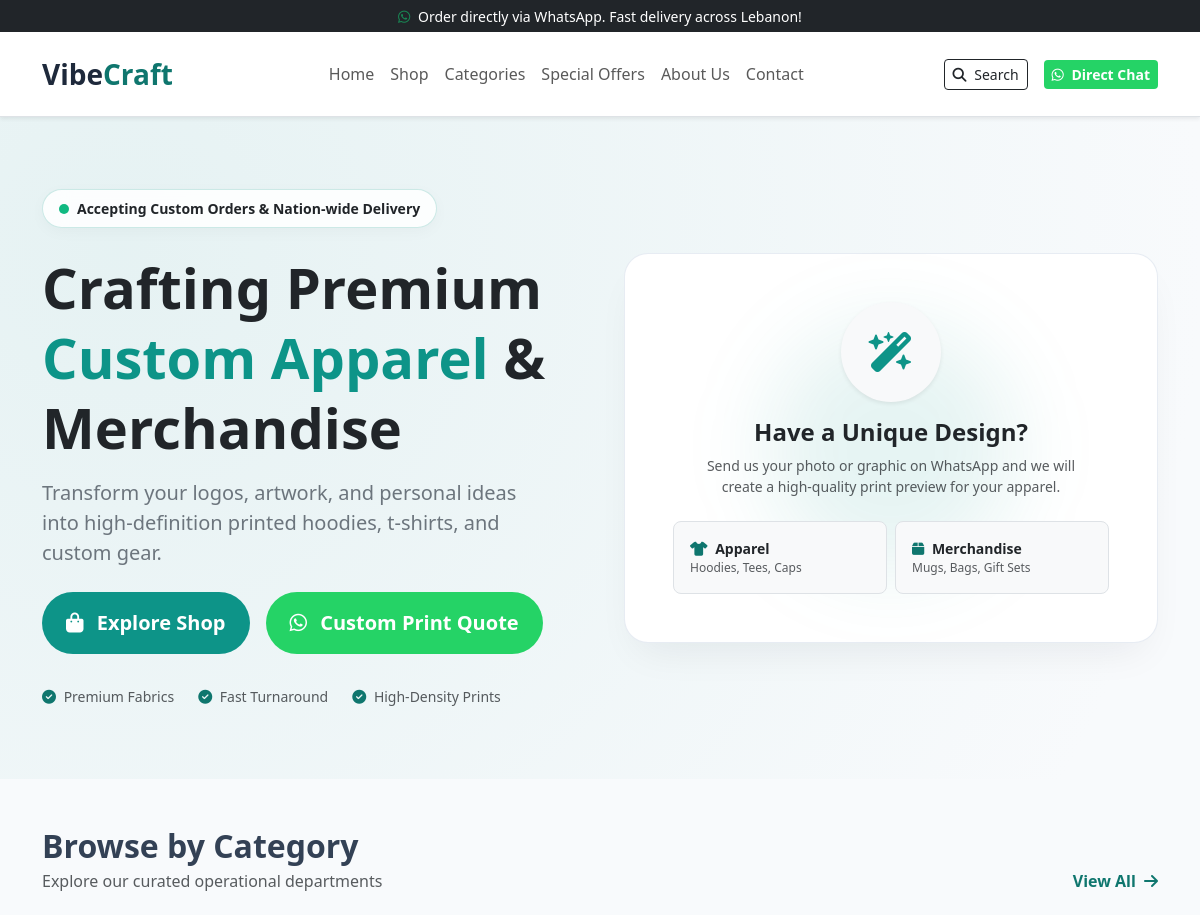
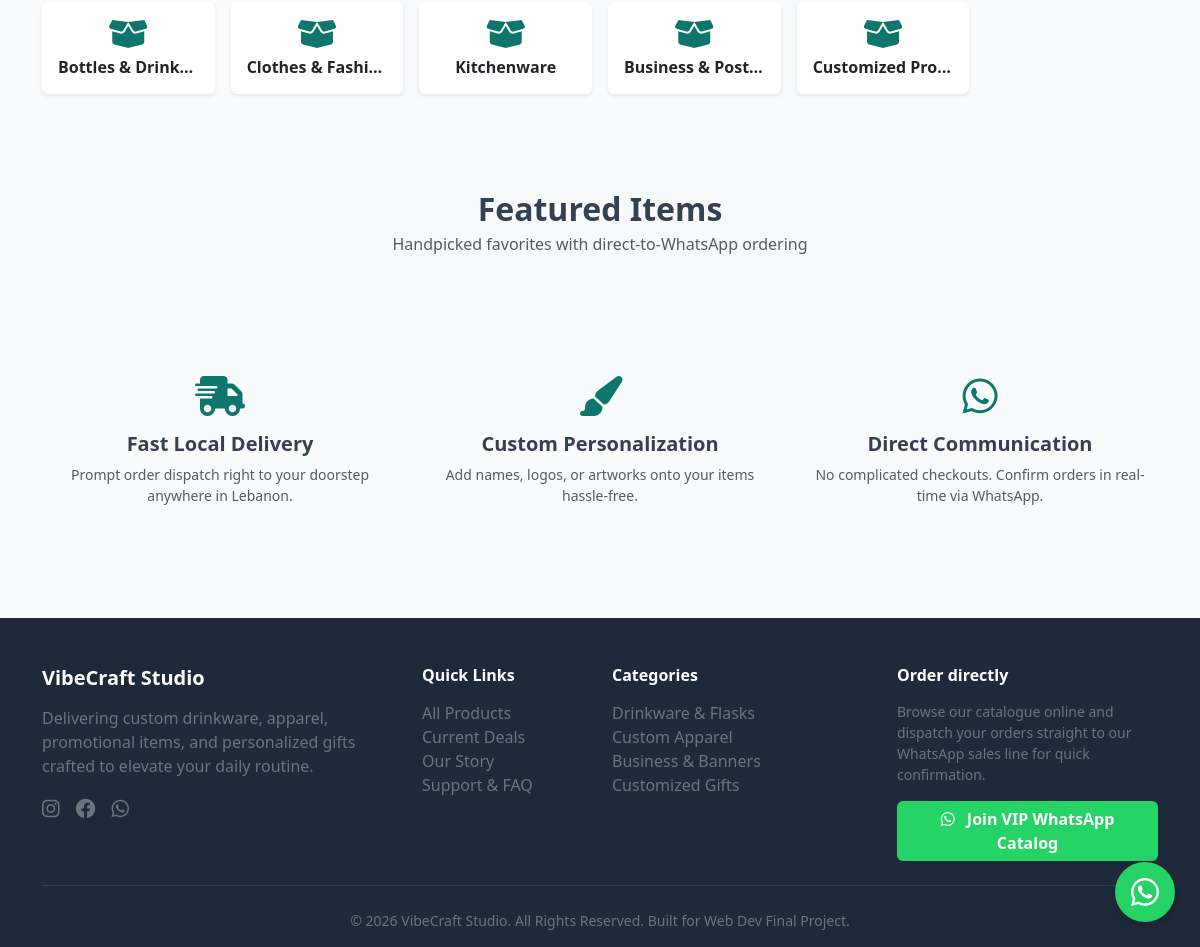
The page / on the database its author committed (2 pictures, top to bottom).
### tables this page shows
CREATE TABLE IF NOT EXISTS `categories` (
  `id` INT AUTO_INCREMENT PRIMARY KEY,
  `name` VARCHAR(100) NOT NULL,
  `slug` VARCHAR(100) NOT NULL UNIQUE,
  `description` TEXT NULL,
  `image` VARCHAR(255) DEFAULT 'default-category.jpg',
  `created_at` TIMESTAMP DEFAULT CURRENT_TIMESTAMP
);

### index.php (the view, shortened to what this page needs)
<?php
require_once 'includes/header.php';
$cat_query = "SELECT * FROM categories LIMIT 6";
$cat_result = mysqli_query($conn, $cat_query);
?>
<section class="hero-wrapper py-5 py-lg-6">
    <div class="container py-4">
        <div class="row align-items-center g-5">
            <div class="col-lg-6 text-center text-lg-start">
                <div class="d-inline-flex align-items-center px-3 py-2 rounded-pill hero-badge-glass mb-4">
                    <span class="pulse-indicator me-2"></span>
                    <span class="text-dark small fw-semibold">Accepting Custom Orders & Nation-wide Delivery</span>
                </div>
                <h1 class="display-4 fw-bold text-dark lh-sm mb-3">
                    Crafting Premium <br class="d-none d-md-inline">
                    <span style="color: #0d9488;">Custom Apparel</span> & Merchandise
                </h1>
                <p class="lead text-secondary mb-4 pe-lg-4 fs-5">
                    Transform your logos, artwork, and personal ideas into high-definition printed hoodies, t-shirts, and custom gear.
                </p>
                <div class="d-flex flex-wrap justify-content-center justify-content-lg-start gap-3 mb-4">
                    <a href="shop.php" class="btn hero-btn-primary btn-lg px-4 py-3 rounded-pill fw-bold">
                        <i class="fas fa-bag-shopping me-2"></i> Explore Shop
                    </a>
                    <a href="https://wa.me/<?php echo isset($wa_phone) ? preg_replace('/[^0-9]/', '', $wa_phone) : ''; ?>?text=Hello!%20I%20want%20to%20ask%20about%20a%20custom%20print."
                       target="_blank"
                       class="btn hero-btn-whatsapp btn-lg px-4 py-3 rounded-pill fw-bold">
                        <i class="fab fa-whatsapp me-2"></i> Custom Print Quote
                    </a>
                </div>
                <div class="d-flex align-items-center justify-content-center justify-content-lg-start gap-4 pt-2 text-muted small">
                    <div><i class="fas fa-check-circle text-teal me-1" style="color: #0d9488;"></i> Premium Fabrics</div>
                    <div><i class="fas fa-check-circle text-teal me-1" style="color: #0d9488;"></i> Fast Turnaround</div>
                    <div><i class="fas fa-check-circle text-teal me-1" style="color: #0d9488;"></i> High-Density Prints</div>
                </div>
            </div>
            <div class="col-lg-6">
                <div class="showcase-card p-4 p-md-5 text-center position-relative">
                    <div class="position-absolute top-50 start-50 translate-middle rounded-circle"
                         style="width: 250px; height: 250px; background: rgba(13, 148, 136, 0.1); filter: blur(40px); z-index: 0;"></div>
                    <div class="position-relative z-1">
                        <div class="d-inline-flex align-items-center justify-content-center bg-light rounded-circle mb-3 p-4 shadow-sm" style="width: 100px; height: 100px;">
                            <i class="fas fa-wand-magic-sparkles fs-1" style="color: #0d9488;"></i>
                        </div>
                        <h4 class="fw-bold text-dark mb-2">Have a Unique Design?</h4>
                        <p class="text-muted small mb-4 px-md-4">
                            Send us your photo or graphic on WhatsApp and we will create a high-quality print preview for your apparel.
                        </p>
                        <div class="row g-2 text-start">
                            <div class="col-6">
                                <div class="p-3 bg-light rounded-3 border">
                                    <div class="fw-bold text-dark small"><i class="fas fa-shirt text-teal me-1" style="color: #0d9488;"></i> Apparel</div>
                                    <div class="text-muted extra-small" style="font-size: 0.75rem;">Hoodies, Tees, Caps</div>
                                </div>
                            </div>
                            <div class="col-6">
                                <div class="p-3 bg-light rounded-3 border">
                                    <div class="fw-bold text-dark small"><i class="fas fa-box text-teal me-1" style="color: #0d9488;"></i> Merchandise</div>
                                    <div class="text-muted extra-small" style="font-size: 0.75rem;">Mugs, Bags, Gift Sets</div>
                                </div>
                            </div>
                        </div>
                    </div>
                </div>
            </div>
        </div>
    </div>
</section>
<section class="py-5">
    <div class="container">
        <div class="d-flex justify-content-between align-items-end mb-4">
            <div>
                <h2 class="fw-bold mb-1">Browse by Category</h2>
                <p class="text-muted mb-0">Explore our curated operational departments</p>
            </div>
            <a href="categories.php" class="text-teal text-decoration-none fw-semibold">View All <i class="fas fa-arrow-right ms-1"></i></a>
        </div>
        <div class="row g-3">
            <?php while($cat = mysqli_fetch_assoc($cat_result)): ?>
                <div class="col-6 col-md-4 col-lg-2">
                    <a href="shop.php?category=<?php echo $cat['slug']; ?>" class="text-decoration-none">
                        <div class="card h-100 border-0 shadow-sm text-center p-3 text-dark">
                            <i class="fas fa-box-open fs-2 text-teal mb-2"></i>
                            <h6 class="fw-bold mb-0 text-truncate"><?php echo htmlspecialchars($cat['name']); ?></h6>
                        </div>
                    </a>
                </div>
            <?php endwhile; ?>
        </div>
    </div>
</section>
<section class="py-5 bg-light">
    <div class="container">
        <h2 class="fw-bold text-center mb-1">Featured Items</h2>
        <p class="text-muted text-center mb-5">Handpicked favorites with direct-to-WhatsApp ordering</p>
    </div>
</section>
<section class="py-5">
    <div class="container">
        <div class="row text-center g-4">
            <div class="col-md-4">
                <i class="fas fa-truck-fast fs-1 text-teal mb-3"></i>
                <h5 class="fw-bold">Fast Local Delivery</h5>
                <p class="text-muted small">Prompt order dispatch right to your doorstep anywhere in Lebanon.</p>
            </div>
            <div class="col-md-4">
                <i class="fas fa-paintbrush fs-1 text-teal mb-3"></i>
                <h5 class="fw-bold">Custom Personalization</h5>
                <p class="text-muted small">Add names, logos, or artworks onto your items hassle-free.</p>
            </div>
            <div class="col-md-4">
                <i class="fab fa-whatsapp fs-1 text-teal mb-3"></i>
                <h5 class="fw-bold">Direct Communication</h5>
                <p class="text-muted small">No complicated checkouts. Confirm orders in real-time via WhatsApp.</p>
            </div>
        </div>
    </div>
</section>
<?php require_once 'includes/footer.php'; ?>

### assets/css/style.css (style rules this page uses)
:root { --bs-slate: #1e293b; --bs-teal: #0f766e; --bs-wa-green: #25d366; }
body { font-family: 'Plus Jakarta Sans', system-ui, -apple-system, sans-serif; background-color: #f8fafc; color: #334155; }
.text-teal { color: var(--bs-teal) !important; }

### index.php (style rules this page uses)
.hero-wrapper { background: radial-gradient(circle at 10% 20%, rgba(13, 148, 136, 0.08) 0%, rgba(248, 250, 252, 1) 90%); position: relative; overflow: hidden; }
.hero-badge-glass { background: rgba(255, 255, 255, 0.85); backdrop-filter: blur(12px); border: 1px solid rgba(13, 148, 136, 0.2); box-shadow: 0 4px 15px rgba(0, 0, 0, 0.03); }
.pulse-indicator { width: 10px; height: 10px; background-color: #10b981; border-radius: 50%; display: inline-block; box-shadow: 0 0 0 0 rgba(16, 185, 129, 0.7); animation: pulse-ring 1.8s infinite; }
.hero-btn-primary { background-color: #0d9488; color: #ffffff; border: none; transition: all 0.3s ease; }
.hero-btn-whatsapp { background-color: #25d366; color: #ffffff; border: none; transition: all 0.3s ease; }
.showcase-card { border-radius: 24px; background: #ffffff; border: 1px solid rgba(226, 232, 240, 0.8); box-shadow: 0 20px 40px -15px rgba(15, 23, 42, 0.08); transition: transform 0.4s ease; }

### rows shown on the page
categories: name "Bottles & Drink…"
categories: name "Clothes &…"
categories: name "Kitchenware"
categories: name "Business & Post…"
categories: name "Customized Pro…"
